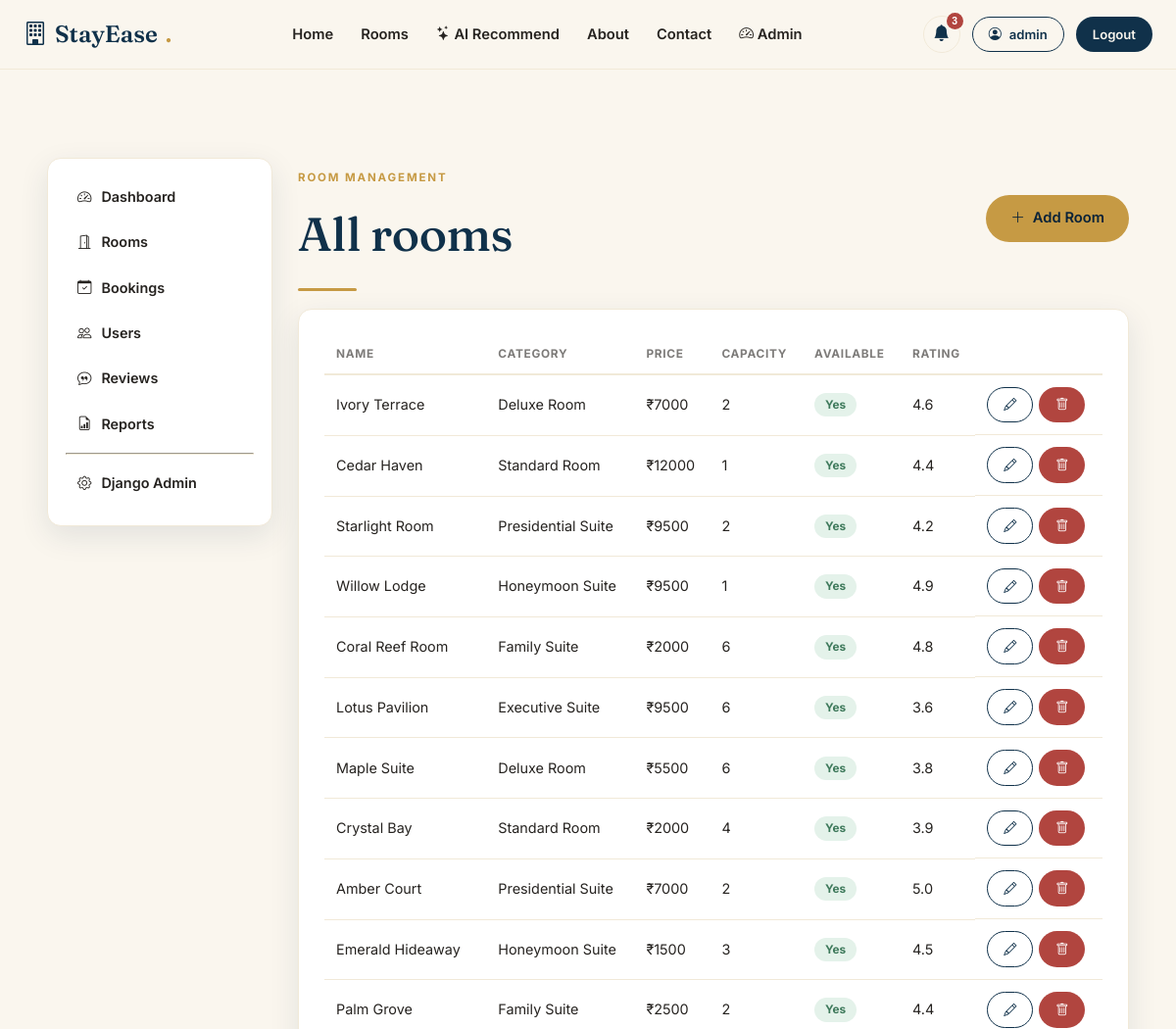
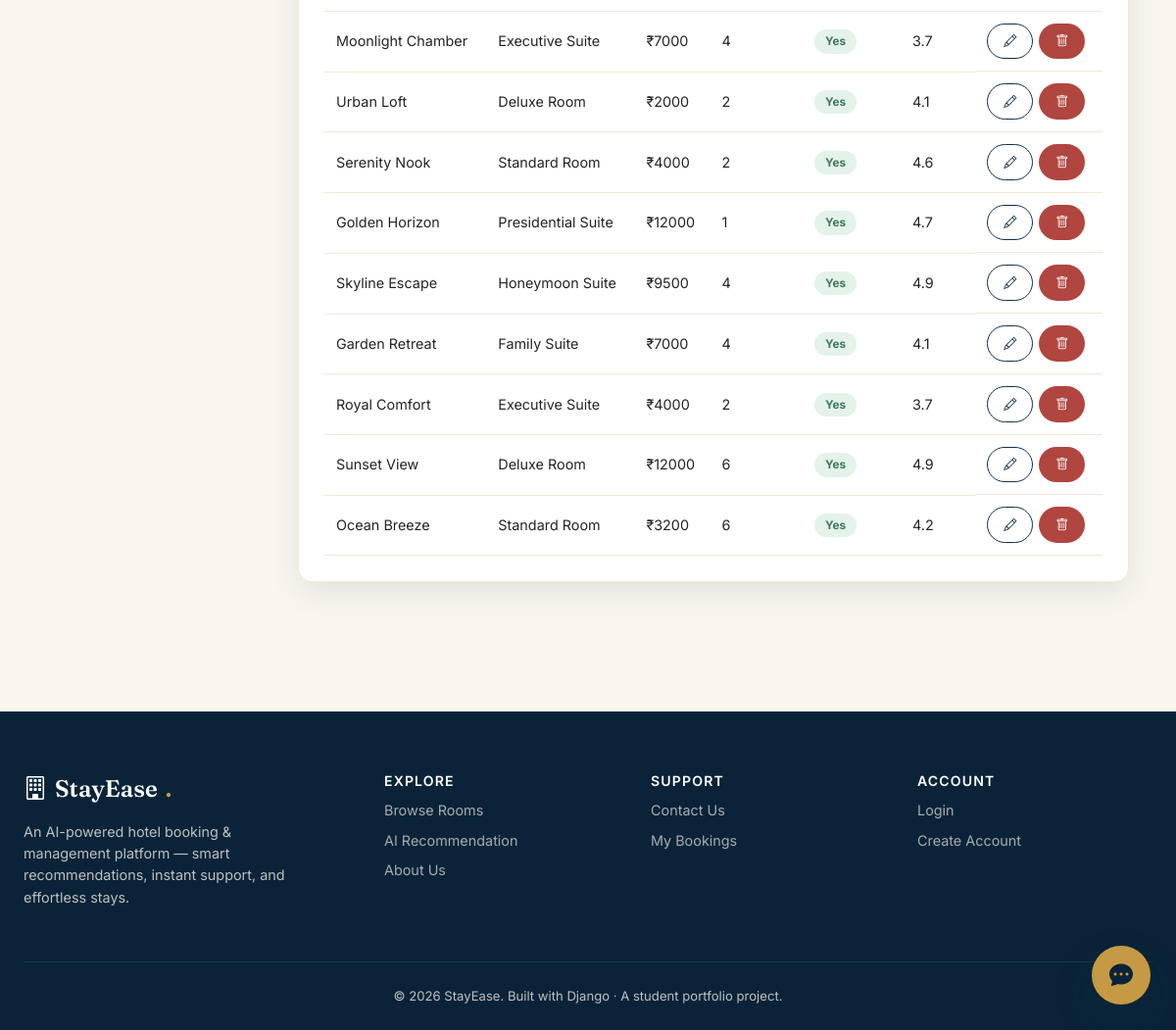
Page /manage/rooms/ (signed in) on the committed database (2 pictures, top to bottom).
### rooms/models.py (models this page shows, shortened)
class Room(models.Model):
    PURPOSE_CHOICES = [
        ('business', 'Business Trip'),
        ('family', 'Family Vacation'),
        ('couple', 'Couple / Honeymoon'),
        ('solo', 'Solo Traveller'),
        ('friends', 'Friends Getaway'),
    ]
    name = models.CharField(max_length=150)
    category = models.ForeignKey(RoomCategory, on_delete=models.CASCADE, related_name='rooms')
    description = models.TextField()
    price_per_night = models.DecimalField(max_digits=10, decimal_places=2)
    capacity = models.PositiveIntegerField(default=2, help_text='Max guests')
    beds = models.PositiveIntegerField(default=1)
    size_sqft = models.PositiveIntegerField(default=250)
    amenities = models.ManyToManyField(Amenity, blank=True, related_name='rooms')
    best_for = models.CharField(max_length=20, choices=PURPOSE_CHOICES, default='family')
    thumbnail = _ImageField(upload_to='rooms/', blank=True, null=True)
    is_available = models.BooleanField(default=True)
    total_units = models.PositiveIntegerField(default=5)
    rating = models.DecimalField(max_digits=2, decimal_places=1, default=4.5)
    created_at = models.DateTimeField(auto_now_add=True)
    class Meta:
        ordering = ['-created_at']

class RoomCategory(models.Model):
    name = models.CharField(max_length=100, unique=True)
    description = models.TextField(blank=True)
    icon = models.CharField(max_length=50, default='bi-door-open', help_text='Bootstrap icon class')
    class Meta:
        verbose_name_plural = 'Room Categories'

### adminpanel/views.py (the view)
# urls.py: path('rooms/', views.room_manage_view, name='room_manage'),
@staff_member_required
def room_manage_view(request):
    rooms = Room.objects.select_related('category').all()
    return render(request, 'adminpanel/room_list.html', {'rooms': rooms})

### adminpanel/models.py (called while the page is built)
    @property
    def icon(self):
        return {
            'booking': 'bi-calendar-plus',
            'payment': 'bi-cash-coin',
            'review': 'bi-chat-quote',
            'contact': 'bi-envelope',
        }.get(self.notif_type, 'bi-bell')

### core/context_processors.py (called while the page is built)
def site_context(request):
    context = {
        'SITE_NAME': 'StayEase',
        'SITE_TAGLINE': 'AI-Powered Hotel Booking & Management',
    }
    if getattr(request, 'user', None) and request.user.is_authenticated and request.user.is_staff:
        from adminpanel.models import Notification
        context['admin_notifications'] = Notification.objects.all()[:8]
        context['admin_unread_count'] = Notification.objects.filter(is_read=False).count()
    return context

### templates/adminpanel/room_list.html (shortened to what this page needs)
{% extends "adminpanel/base_admin.html" %}
{% block admin_content %}
<div style="display:flex; justify-content:space-between; align-items:center;">
  <div><p class="eyebrow">Room management</p><h1>All rooms</h1></div>
  <a href="{% url 'adminpanel:room_add' %}" class="btn btn-gold"><i class="bi bi-plus-lg"></i> Add Room</a>
</div>
<div class="divider-gold"></div>
<div class="panel">
  <table class="table-clean">
    <thead><tr><th>Name</th><th>Category</th><th>Price</th><th>Capacity</th><th>Available</th><th>Rating</th><th></th></tr></thead>
    <tbody>
      {% for room in rooms %}
      <tr>
        <td>{{ room.name }}</td><td>{{ room.category.name }}</td><td>₹{{ room.price_per_night|floatformat:0 }}</td>
        <td>{{ room.capacity }}</td>
        <td>{% if room.is_available %}<span class="badge-soft badge-confirmed">Yes</span>{% else %}<span class="badge-soft badge-cancelled">No</span>{% endif %}</td>
        <td>{{ room.rating }}</td>
        <td style="display:flex; gap:6px;">
          <a href="{% url 'adminpanel:room_edit' room.pk %}" class="btn btn-sm btn-outline"><i class="bi bi-pencil"></i></a>
          <a href="{% url 'adminpanel:room_delete' room.pk %}" class="btn btn-sm btn-danger" onclick="return confirm('Delete this room?')"><i class="bi bi-trash"></i></a>
        </td>
      </tr>
      {% empty %}<tr><td colspan="7" style="text-align:center; color:var(--ink-60);">No rooms yet.</td></tr>{% endfor %}
    </tbody>
  </table>
</div>
{% endblock %}

### templates/base.html (shortened to what this page needs)
{% load static %}
<!DOCTYPE html>
<html lang="en">
<head>
  <link rel="stylesheet" href="https://cdn.jsdelivr.net/npm/bootstrap-icons@1.11.3/font/bootstrap-icons.css">
  <link rel="stylesheet" href="{% static 'css/style.css' %}">
</head>
<body>
<nav class="navbar-stayease">
  <div class="navbar-inner">
    <a href="{% url 'core:home' %}" class="brand"><i class="bi bi-building"></i> StayEase<span class="dot">.</span></a>
    <div class="nav-links" id="navLinks">
      <a href="{% url 'core:home' %}">Home</a>
      <a href="{% url 'rooms:list' %}">Rooms</a>
      <a href="{% url 'rooms:recommend' %}"><i class="bi bi-stars"></i> AI Recommend</a>
      <a href="{% url 'core:about' %}">About</a>
      <a href="{% url 'core:contact' %}">Contact</a>
      {% if user.is_authenticated %}
        {% if user.is_staff %}<a href="{% url 'adminpanel:dashboard' %}"><i class="bi bi-speedometer2"></i> Admin</a>{% endif %}
      {% endif %}
    </div>
    <div class="nav-actions">
      {% if user.is_authenticated %}
        {% if user.is_staff %}
        <div class="notif-wrap">
          <button class="notif-bell" id="notifBellBtn"><i class="bi bi-bell-fill"></i>{% if admin_unread_count %}<span class="notif-dot">{{ admin_unread_count }}</span>{% endif %}</button>
        </div>
        {% endif %}
        <a href="{% url 'accounts:dashboard' %}" class="btn btn-outline btn-sm"><i class="bi bi-person-circle"></i> {{ user.first_name|default:user.username }}</a>
        <a href="{% url 'accounts:logout' %}" class="btn btn-navy btn-sm">Logout</a>
      {% else %}
        <a href="{% url 'accounts:login' %}" class="btn btn-outline btn-sm">Login</a>
        <a href="{% url 'accounts:register' %}" class="btn btn-gold btn-sm">Sign Up</a>
      {% endif %}
    </div>
  </div>
</nav>
<div class="container-narrow" style="padding-top: 18px;">
</div>
<main>
  {% block content %}{% endblock %}
</main>
<footer class="site-footer">
  <div class="footer-grid">
    <div>
      <div class="brand" style="color:#fff;"><i class="bi bi-building"></i> StayEase<span class="dot">.</span></div>
      <p style="margin-top:14px; font-size:.9rem; max-width: 300px;">An AI-powered hotel booking &amp; management platform — smart recommendations, instant support, and effortless stays.</p>
    </div>
    <div>
      <h4>Explore</h4>
      <a href="{% url 'rooms:list' %}">Browse Rooms</a>
      <a href="{% url 'rooms:recommend' %}">AI Recommendation</a>
      <a href="{% url 'core:about' %}">About Us</a>
    </div>
    <div>
      <h4>Support</h4>
      <a href="{% url 'core:contact' %}">Contact Us</a>
      <a href="{% url 'bookings:history' %}">My Bookings</a>
    </div>
    <div>
      <h4>Account</h4>
      <a href="{% url 'accounts:login' %}">Login</a>
      <a href="{% url 'accounts:register' %}">Create Account</a>
    </div>
  </div>
  <div class="footer-bottom">&copy; {% now "Y" %} StayEase. Built with Django &middot; A student portfolio project.</div>
</footer>
<button class="chat-toggle" id="chat-toggle"><i class="bi bi-chat-dots-fill"></i></button>
</body>
</html>

### rows in the picture
Room: name "Ivory Terrace", category.name "Deluxe Room", price_per_night "7000", capacity "2", is_available "Yes", rating "4.6"
Room: name "Cedar Haven", category.name "Standard Room", price_per_night "12000", capacity "1", is_available "Yes", rating "4.4"
Room: name "Starlight Room", category.name "Presidential Suite", price_per_night "9500", capacity "2", is_available "Yes", rating "4.2"
Room: name "Willow Lodge", category.name "Honeymoon Suite", price_per_night "9500", capacity "1", is_available "Yes", rating "4.9"
Room: name "Coral Reef Room", category.name "Family Suite", price_per_night "2000", capacity "6", is_available "Yes", rating "4.8"
Room: name "Lotus Pavilion", category.name "Executive Suite", price_per_night "9500", capacity "6", is_available "Yes", rating "3.6"
Room: name "Maple Suite", category.name "Deluxe Room", price_per_night "5500", capacity "6", is_available "Yes", rating "3.8"
Room: name "Crystal Bay", category.name "Standard Room", price_per_night "2000", capacity "4", is_available "Yes", rating "3.9"
Room: name "Amber Court", category.name "Presidential Suite", price_per_night "7000", capacity "2", is_available "Yes", rating "5.0"
Room: name "Emerald Hideaway", category.name "Honeymoon Suite", price_per_night "1500", capacity "3", is_available "Yes", rating "4.5"
Room: name "Palm Grove", category.name "Family Suite", price_per_night "2500", capacity "2", is_available "Yes", rating "4.4"
Room: name "Moonlight Chamber", category.name "Executive Suite", price_per_night "7000", capacity "4", is_available "Yes", rating "3.7"
Room: name "Urban Loft", category.name "Deluxe Room", price_per_night "2000", capacity "2", is_available "Yes", rating "4.1"
Room: name "Serenity Nook", category.name "Standard Room", price_per_night "4000", capacity "2", is_available "Yes", rating "4.6"
Room: name "Golden Horizon", category.name "Presidential Suite", price_per_night "12000", capacity "1", is_available "Yes", rating "4.7"
Room: name "Skyline Escape", category.name "Honeymoon Suite", price_per_night "9500", capacity "4", is_available "Yes", rating "4.9"
Room: name "Garden Retreat", category.name "Family Suite", price_per_night "7000", capacity "4", is_available "Yes", rating "4.1"
Room: name "Royal Comfort", category.name "Executive Suite", price_per_night "4000", capacity "2", is_available "Yes", rating "3.7"
Room: name "Sunset View", category.name "Deluxe Room", price_per_night "12000", capacity "6", is_available "Yes", rating "4.9"
Room: name "Ocean Breeze", category.name "Standard Room", price_per_night "3200", capacity "6", is_available "Yes", rating "4.2"

### other values in the picture
{{ admin_unread_count }} "3"
{{ user.first_name|default:user.username }} "admin"
